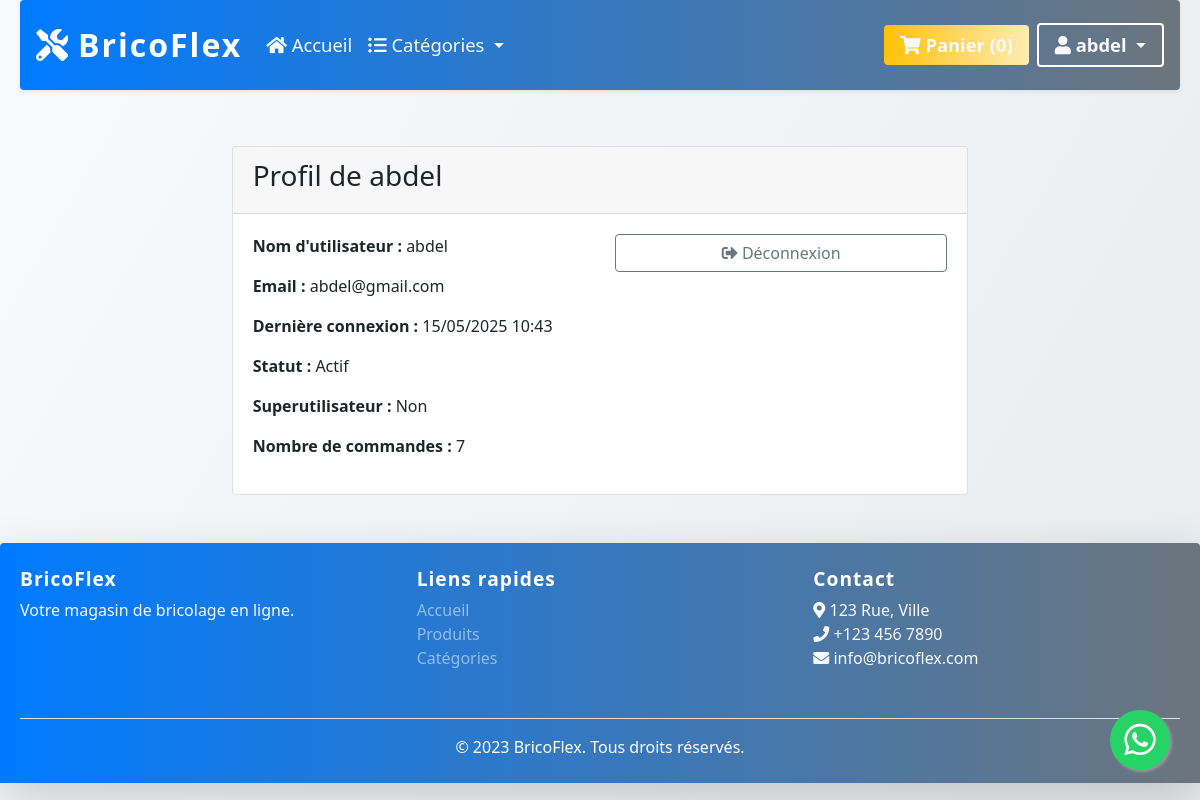
/profil/ (signed in), run on an earlier commit of the app's database.
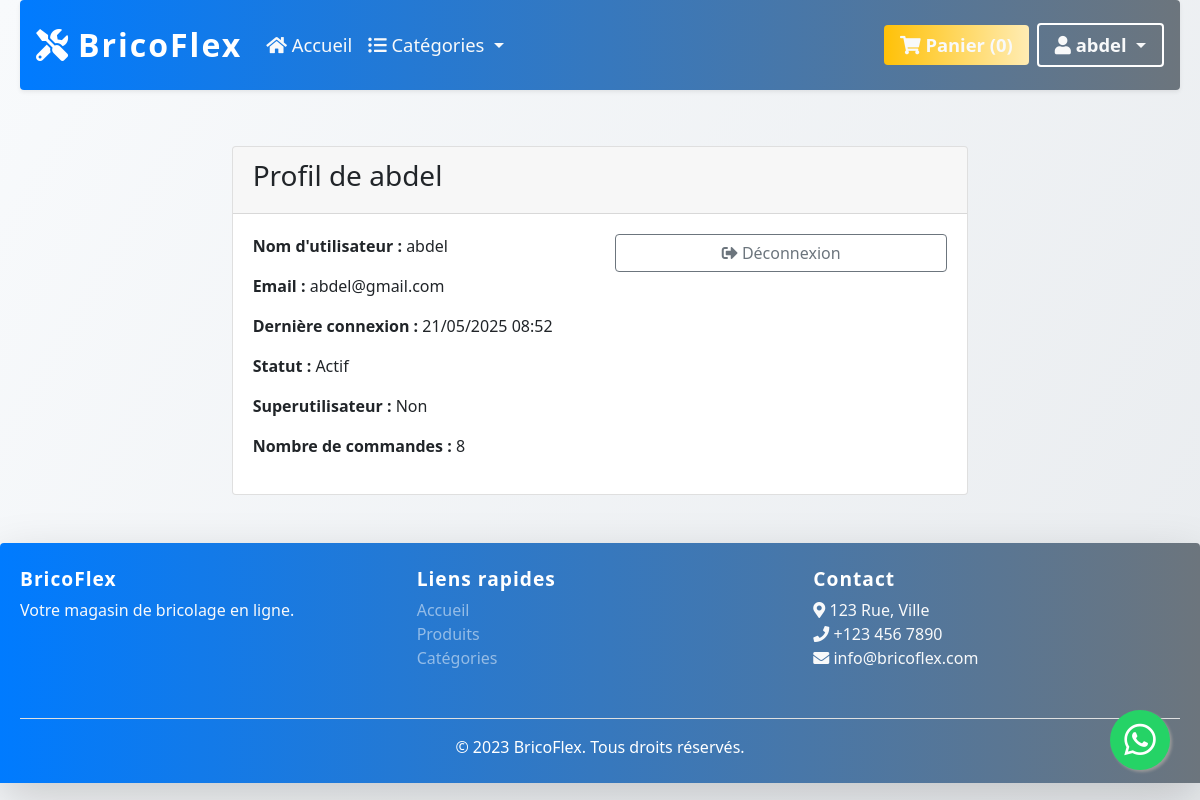
And on a later commit of the database.
### users/models.py (models this page shows, shortened)
class User(AbstractBaseUser, PermissionsMixin):
    email = models.EmailField(unique=True)
    username = models.CharField(max_length=150, unique=True)
    telephone = models.CharField(max_length=15, blank=True)
    date_inscription = models.DateTimeField(default=timezone.now)
    date_connexion = models.DateTimeField(null=True, blank=True)
    is_active = models.BooleanField(default=True)
    is_staff = models.BooleanField(default=False)
    objects = UserManager()
    USERNAME_FIELD = 'username'
    REQUIRED_FIELDS = ['email']

### shop/models.py (models this page shows, shortened)
class Profile(models.Model):
    user = models.OneToOneField(settings.AUTH_USER_MODEL, on_delete=models.CASCADE)
    nombre_commandes = models.PositiveIntegerField(default=0)

### shop/views.py (the view)
# urls.py: path('profil/', profil, name='profil'),
@login_required
def profil(request):
    return render(request, 'shop/profil.html', {'user': request.user})

### shop/context_processors.py (called while the page is built)
def panier_count(request):
    panier = request.session.get('panier', {})
    count = sum(panier.values())
    return {'panier_count': count}

def categories_list(request):
    return {'categories': category.objects.all()}

### shop/templates/shop/profil.html (shortened to what this page needs)
{% extends 'shop/base.html' %}
{% block content %}
<div class="container mt-4">
    <div class="row">
        <div class="col-md-8 offset-md-2">
            <div class="card">
                <div class="card-header">
                    <h3>Profil de {{ user.username }}</h3>
                </div>
                <div class="card-body">
                    <div class="row">
                        <div class="col-md-6">
                            <p><strong>Nom d'utilisateur :</strong> {{ user.username }}</p>
                            <p><strong>Email :</strong> {{ user.email }}</p>
                            <p><strong>Dernière connexion :</strong> {{ user.last_login|date:"d/m/Y H:i" }}</p>
                            <p><strong>Statut :</strong> {% if user.is_active %}Actif{% else %}Inactif{% endif %}</p>
                            <p><strong>Superutilisateur :</strong> {% if user.is_superuser %}Oui{% else %}Non{% endif %}</p>
                            <p><strong>Nombre de commandes :</strong> {{ user.profile.nombre_commandes }}</p>
                        </div>
                        <div class="col-md-6">
                            <form id="logout-form" action="{% url 'logout' %}?next={{ request.path }}" method="post" style="display: inline;">
                                <button type="submit" class="btn btn-outline-secondary btn-block">
                                    <i class="fas fa-sign-out-alt"></i> Déconnexion
                                </button>
                            </form>
                        </div>
                    </div>
                </div>
            </div>
        </div>
    </div>
</div>
{% endblock %}

### ecommerce/templates/shop/base.html (shortened to what the changed rows need)
<!DOCTYPE html>
<html lang="fr">
<head>
    <link rel="stylesheet" href="https://cdnjs.cloudflare.com/ajax/libs/font-awesome/5.15.4/css/all.min.css">
    <link rel="stylesheet" href="https://cdn.jsdelivr.net/npm/bootstrap@4.1.3/dist/css/bootstrap.min.css">
    </head>
    <body>
        <div class="container">
            <div class="row">
                <div class="col-md-12">
                    <nav class="navbar navbar-expand-lg navbar-dark shadow-sm py-3 rounded">
                        <div class="collapse navbar-collapse" id="navbarContent">
                            <ul class="navbar-nav ml-auto align-items-center">
                                {% if user.is_authenticated %}
                                    <li class="nav-item dropdown">
                                        <a class="btn btn-outline-light dropdown-toggle rounded-pill px-3 font-weight-bold" href="#" data-toggle="dropdown">
                                            <i class="fas fa-user"></i> {{ user.username }}
                                        </a>
                                    </li>
                                {% else %}
                                    <li class="nav-item">
                                        <a href="{% url 'login' %}" class="btn btn-outline-light rounded-pill px-3 font-weight-bold">
                                            <i class="fas fa-sign-in-alt"></i> Connexion
                                        </a>
                                    </li>
                                {% endif %}
                            </ul>
                        </div>
                    </nav>
                </div>
            </div>
            <div class="row">
                <div class="col-md-12">
                    {% block content %}
                    {% endblock %}
                </div>
            </div>
        </div>
    </body>
    </html>

What changed in the data, as far as the page shows it:
changed User "abdel": last_login "15/05/2025 10:43" → "21/05/2025 08:52"; profile.nombre_commandes "7" → "8"
